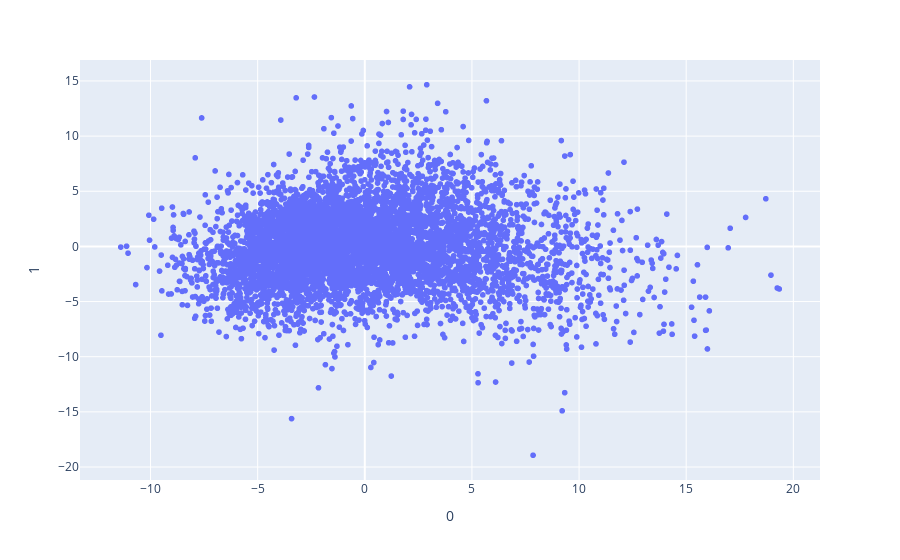

Notebook code cell kept with this figure:
### Code cell
fig = px.scatter(user_df_pca, x='0', y='1', hover_data=user_df_pca)
fig.show()

### Figure 1 — Plotly figure (JSON) as saved in the notebook; plotly's stock layout.template omitted (floating-point values rounded to 4 significant figures; data arrays with more than 128 entries replaced by an {"elided": "..."} marker saying what was removed)
{"data": [{"customdata": {"elided": "6040x3 str values"}, "hovertemplate": "0=%{x}<br>1=%{y}<br>Gender=%{customdata[0]}<br>Age=%{customdata[1]}<br>Zip-code=%{customdata[2]}<extra></extra>", "legendgroup": "", "marker": {"color": "#636efa", "symbol": "circle"}, "mode": "markers", "name": "", "showlegend": false, "type": "scattergl", "x": {"elided": "6040 float values"}, "xaxis": "x", "y": {"elided": "6040 float values"}, "yaxis": "y"}], "layout": {"legend": {"tracegroupgap": 0}, "margin": {"t": 60}, "xaxis": {"anchor": "y", "domain": [0, 1], "title": {"text": "0"}}, "yaxis": {"anchor": "x", "domain": [0, 1], "title": {"text": "1"}}}}
